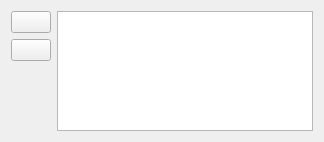
        <widget class="QWidget" name="widget" native="true">
         <property name="sizePolicy">
          <sizepolicy hsizetype="Preferred" vsizetype="Expanding">
           <horstretch>0</horstretch>
           <verstretch>0</verstretch>
          </sizepolicy>
         </property>
         <property name="minimumSize">
          <size>
           <width>0</width>
           <height>0</height>
          </size>
         </property>
         <property name="maximumSize">
          <size>
           <width>16777215</width>
           <height>16777215</height>
          </size>
         </property>
         <layout class="QGridLayout" name="gridLayout">
          <property name="sizeConstraint">
           <enum>QLayout::SetDefaultConstraint</enum>
          </property>
          <item row="0" column="2" rowspan="3">
           <widget class="QListWidget" name="routing_fromline_list">
            <property name="sizePolicy">
             <sizepolicy hsizetype="Preferred" vsizetype="Fixed">
              <horstretch>0</horstretch>
              <verstretch>0</verstretch>
             </sizepolicy>
            </property>
            <property name="minimumSize">
             <size>
              <width>0</width>
              <height>0</height>
             </size>
            </property>
            <property name="maximumSize">
             <size>
              <width>16777215</width>
              <height>120</height>
             </size>
            </property>
            <property name="toolTip">
             <string>Select waypoints from the map!</string>
            </property>
            <property name="frameShadow">
             <enum>QFrame::Sunken</enum>
            </property>
            <property name="selectionMode">
             <enum>QAbstractItemView::MultiSelection</enum>
            </property>
            <property name="resizeMode">
             <enum>QListView::Fixed</enum>
            </property>
           </widget>
          </item>
          <item row="1" column="0">
           <widget class="QPushButton" name="routing_fromline_clear">
            <property name="sizePolicy">
             <sizepolicy hsizetype="Fixed" vsizetype="Fixed">
              <horstretch>0</horstretch>
              <verstretch>0</verstretch>
             </sizepolicy>
            </property>
            <property name="toolTip">
             <string>&lt;html&gt;&lt;head/&gt;&lt;body&gt;&lt;p&gt;If waypoints are selected in the list, only these will be deleted. Else all waypoints will be deleted.&lt;/p&gt;&lt;/body&gt;&lt;/html&gt;</string>
            </property>
            <property name="text">
             <string/>
            </property>
            <property name="icon">
             <iconset resource="resources.qrc">
              <normaloff>:/plugins/Valhalla/img/icon_clear.png</normaloff>:/plugins/Valhalla/img/icon_clear.png</iconset>
            </property>
           </widget>
          </item>
          <item row="0" column="0">
           <widget class="QPushButton" name="routing_fromline_map">
            <property name="sizePolicy">
             <sizepolicy hsizetype="Fixed" vsizetype="Fixed">
              <horstretch>0</horstretch>
              <verstretch>0</verstretch>
             </sizepolicy>
            </property>
            <property name="toolTip">
             <string>&lt;html&gt;&lt;head/&gt;&lt;body&gt;&lt;p&gt;Add wayoints interactively from the map canvas.&lt;/p&gt;&lt;p&gt;Double-click will terminate waypoint selection.&lt;/p&gt;&lt;/body&gt;&lt;/html&gt;</string>
            </property>
            <property name="text">
             <string/>
            </property>
            <property name="icon">
             <iconset resource="resources.qrc">
              <normaloff>:/plugins/Valhalla/img/icon_add.png</normaloff>:/plugins/Valhalla/img/icon_add.png</iconset>
            </property>
           </widget>
          </item>
         </layout>
        </widget>
